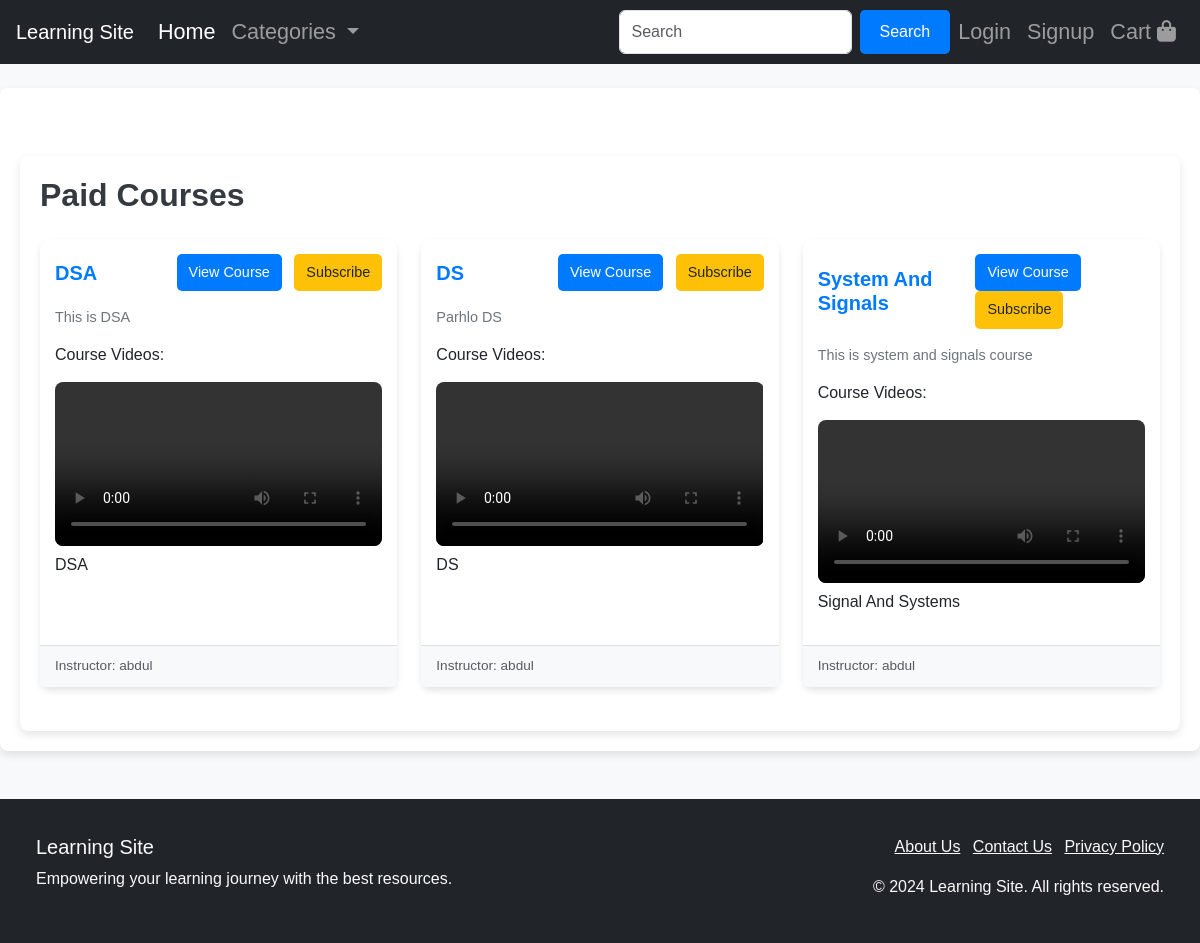
The app's page /courses/?type=paid with its own data.
### course_instructor/models.py (models this page shows, shortened)
class Course(models.Model):
    COURSE_TYPE_CHOICES = [
        ('paid', 'Paid'),
        ('unpaid', 'Unpaid'),
    ]
    title = models.CharField(max_length=255)
    description = models.TextField()
    duration = models.DurationField(default=timedelta(days=30))
    instructor = models.ForeignKey(Profile, on_delete=models.CASCADE, related_name='courses_taught')
    course_type = models.CharField(max_length=10, choices=COURSE_TYPE_CHOICES, default='unpaid')
    created_at = models.DateTimeField(auto_now_add=True)
    updated_at = models.DateTimeField(auto_now=True)

class CourseContent(models.Model):
    course = models.ForeignKey(Course, related_name='contents', on_delete=models.CASCADE)
    title = models.CharField(max_length=255)
    video = models.FileField(upload_to='course_videos/', max_length=255)
    content_type = models.CharField(max_length=100, choices=[('video', 'Video'), ('pdf', 'PDF'), ('text', 'Text')])
    order = models.IntegerField()
    additional_resources = models.FileField(upload_to='resources/', null=True, blank=True)
    is_first_video = models.BooleanField(default=False)

### main/models.py (models this page shows, shortened)
class Profile(models.Model):
    user = models.OneToOneField(User, on_delete=models.CASCADE)
    bio = models.TextField(blank=True, null=True)  # Short biography or description of the user
    profile_picture = models.ImageField(upload_to='profile_pics/', blank=True, null=True)  # Optional profile picture
    is_student = models.BooleanField(default=False)  # Indicates if the user is a student
    is_instructor = models.BooleanField(default=False)  # Indicates if the user is an instructor
    instructor_bio = models.TextField(blank=True, null=True)  # Detailed bio for instructors
    expertise = models.CharField(max_length=255, blank=True, null=True)  # Area of expertise (e.g., subject or field)
    created_at = models.DateTimeField(auto_now_add=True)  # Automatically set when the profile is created
    updated_at = models.DateTimeField(auto_now=True)  # Automatically updated when the profile is modified

### course_instructor/views.py (the view)
# urls.py: path("courses/", filter_courses, name="filter_courses"),
def filter_courses(request):
    course_type = request.GET.get('type', 'all')
    content_prefetch = Prefetch(
        'contents',
        queryset=CourseContent.objects.all().order_by('order')
    )
    if course_type == 'paid':
        courses = Course.objects.filter(course_type='paid').prefetch_related(content_prefetch)
    elif course_type == 'unpaid':
        courses = Course.objects.filter(course_type='unpaid').prefetch_related(content_prefetch)
    else:
        courses = Course.objects.all().prefetch_related(content_prefetch)
    return render(request, 'course_list.html', {'courses': courses, 'selected_type': course_type})

### template/course_list.html (shortened to what this page needs)
{% extends "layout.html" %}
{% load static %}
{% block content %}
<main class="container mt-5">
  <h1 class="mb-4">
    {% if selected_type == 'paid' %}
      Paid Courses
    {% elif selected_type == 'unpaid' %}
      Unpaid Courses
    {% else %}
      All Courses
    {% endif %}
  </h1>
  <div class="row">
    {% for course in courses %}
    <div class="col-md-4 mb-4">
      <div class="card h-100">
        <div class="card-body">
          <div class="d-flex justify-content-between align-items-center">
            <h5 class="card-title mb-0">{{ course.title }}</h5>
            <div>
              <a href="{% url 'course_detail' course.id %}" class="btn btn-primary btn-sm me-2">View Course</a>
              <a href="{% url 'subscribe' course.title course.course_type %}" class="btn btn-warning btn-sm">Subscribe</a>
            </div>
          </div>
          <p class="card-text mt-3">{{ course.description|truncatewords:20 }}</p>
          {% if course.contents.exists %}
          <h6>Course Videos:</h6>
          {% for content in course.contents.all %}
            {% if content.content_type == 'video' %}
            <div class="mb-3">
              <video width="100%" controls>
                <source src="{{ content.video.url }}" type="video/mp4">
              </video>
              <p>{{ content.title }}</p>
            </div>
            {% endif %}
          {% endfor %}
          {% else %}
          <p>No videos available for this course.</p>
          {% endif %}
        </div>
        <div class="card-footer text-muted">
          Instructor: {{ course.instructor.user.username }}
        </div>
      </div>
    </div>
    {% empty %}
    <p class="text-center col-12">No courses available.</p>
    {% endfor %}
  </div>
</main>
{% endblock %}

### static/style.css (style rules this page uses)
.container { max-width: 100% !important; }
body { display: flex; flex-direction: column; min-height: 100vh; margin: 0; }
.container { max-width: 800px; margin: 0 auto; padding: 20px; }
body { font-family: 'Arial', sans-serif; background-color: #f8f9fa; margin: 0; padding: 0; }
main.container { max-width: 1200px; margin: auto; background: #fff; padding: 20px; border-radius: 8px; box-shadow: 0 4px 8px rgba(0, 0, 0, 0.1); }
h1 { font-size: 2rem; font-weight: bold; color: #343a40; }
.card { border: none; border-radius: 10px; box-shadow: 0 4px 6px rgba(0, 0, 0, 0.1); transition: transform 0.2s ease-in-out, box-shadow 0.2s ease-in-out; }
.card-body { padding: 15px; }
.card-title { font-size: 1.25rem; font-weight: bold; color: #007bff; margin-bottom: 10px; }
.card-text { font-size: 0.9rem; color: #6c757d; }
video { border-radius: 8px; margin-top: 10px; }
.btn { font-size: 0.9rem; padding: 8px 12px; border-radius: 5px; transition: background-color 0.2s ease-in-out, color 0.2s ease-in-out; }
.btn-primary { background-color: #007bff; color: white; border: none; }
.btn-warning { background-color: #ffc107; color: #212529; border: none; }
.card-footer { background-color: #f8f9fa; font-size: 0.85rem; color: #6c757d; padding: 10px 15px; border-top: 1px solid #dee2e6; border-radius: 0 0 10px 10px; }

### records on screen
Course: title "DSA", description "This is DSA", instructor.user.username "abdul"
CourseContent: title "DSA"
Course: title "DS", description "Parhlo DS", instructor.user.username "abdul"
CourseContent: title "DS"
Course: title "System And Signals", description "This is system and signals course", instructor.user.username "abdul"
CourseContent: title "Signal And Systems"
